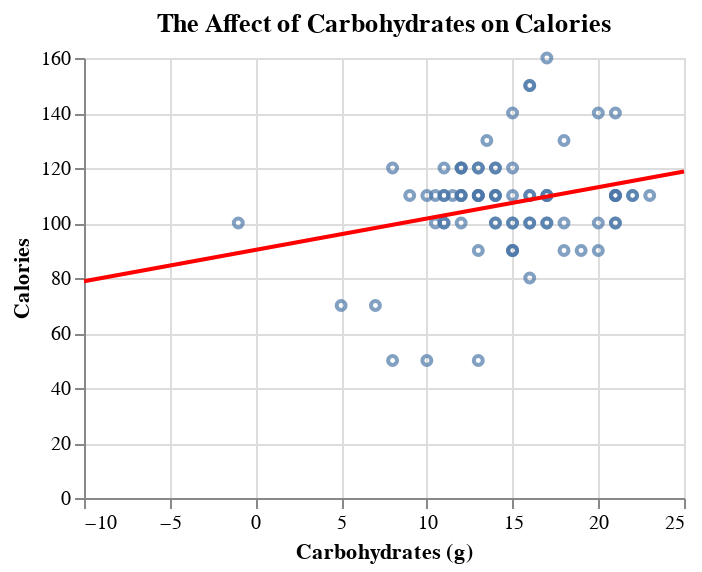

Notebook source saved alongside this figure:
### Code cell
scatterPlot =alt.Chart(df).mark_point(size=20).encode(
    x=alt.X('carbo:Q', 
        sort=alt.EncodingSortField('carbo', order='descending'), 
        axis=alt.Axis(title='Carbohydrates (g)')
    ),
    y=alt.Y('calories:Q',
        sort=alt.EncodingSortField('calories', order='descending'), 
        axis=alt.Axis(title='Calories')
    )
).properties(
    title='The Affect of Carbohydrates on Calories',
    width=300,
    height=220
)

scatterPlot + scatterPlot.transform_regression('carbo', 'calories', 
    extent=[-10,25] ,
    method="linear"
).mark_line(color="red")

### Figure 1 — Vega-Lite specification as saved in the notebook (floating-point values rounded to 4 significant figures)
{"config": {"view": {"continuousWidth": 400, "continuousHeight": 300}}, "layer": [{"mark": {"type": "point", "size": 20}, "encoding": {"x": {"type": "quantitative", "axis": {"title": "Carbohydrates (g)"}, "field": "carbo", "sort": {"field": "carbo", "order": "descending"}}, "y": {"type": "quantitative", "axis": {"title": "Calories"}, "field": "calories", "sort": {"field": "calories", "order": "descending"}}}, "height": 220, "title": "The Affect of Carbohydrates on Calories", "width": 300}, {"mark": {"type": "line", "color": "red"}, "encoding": {"x": {"type": "quantitative", "axis": {"title": "Carbohydrates (g)"}, "field": "carbo", "sort": {"field": "carbo", "order": "descending"}}, "y": {"type": "quantitative", "axis": {"title": "Calories"}, "field": "calories", "sort": {"field": "calories", "order": "descending"}}}, "height": 220, "title": "The Affect of Carbohydrates on Calories", "transform": [{"on": "carbo", "regression": "calories", "extent": [-10, 25], "method": "linear"}], "width": 300}], "data": {"name": "data-f195c8b4dc1a99bb498cec4e06f6385f"}, "$schema": "https://vega.github.io/schema/vega-lite/v4.8.1.json", "datasets": {"data-f195c8b4dc1a99bb498cec4e06f6385f": [{"name": "100% Bran", "mfr": "N", "type": "C", "calories": "70", "protein": "4", "fat": "1", "sodium": "130", "fiber": "10", "carbo": "5", "sugars": "6", "potass": "280", "vitamins": "25", "shelf": "3", "weight": "1", "cups": "0.33", "rating": "68.402973"}, {"name": "100% Natural Bran", "mfr": "Q", "type": "C", "calories": "120", "protein": "3", "fat": "5", "sodium": "15", "fiber": "2", "carbo": "8", "sugars": "8", "potass": "135", "vitamins": "0", "shelf": "3", "weight": "1", "cups": "1", "rating": "33.983679"}, {"name": "All-Bran", "mfr": "K", "type": "C", "calories": "70", "protein": "4", "fat": "1", "sodium": "260", "fiber": "9", "carbo": "7", "sugars": "5", "potass": "320", "vitamins": "25", "shelf": "3", "weight": "1", "cups": "0.33", "rating": "59.425505"}, {"name": "All-Bran with Extra Fiber", "mfr": "K", "type": "C", "calories": "50", "protein": "4", "fat": "0", "sodium": "140", "fiber": "14", "carbo": "8", "sugars": "0", "potass": "330", "vitamins": "25", "shelf": "3", "weight": "1", "cups": "0.5", "rating": "93.704912"}, {"name": "Almond Delight", "mfr": "R", "type": "C", "calories": "110", "protein": "2", "fat": "2", "sodium": "200", "fiber": "1", "carbo": "14", "sugars": "8", "potass": "-1", "vitamins": "25", "shelf": "3", "weight": "1", "cups": "0.75", "rating": "34.384843"}, {"name": "Apple Cinnamon Cheerios", "mfr": "G", "type": "C", "calories": "110", "protein": "2", "fat": "2", "sodium": "180", "fiber": "1.5", "carbo": "10.5", "sugars": "10", "potass": "70", "vitamins": "25", "shelf": "1", "weight": "1", "cups": "0.75", "rating": "29.509541"}, {"name": "Apple Jacks", "mfr": "K", "type": "C", "calories": "110", "protein": "2", "fat": "0", "sodium": "125", "fiber": "1", "carbo": "11", "sugars": "14", "potass": "30", "vitamins": "25", "shelf": "2", "weight": "1", "cups": "1", "rating": "33.174094"}, {"name": "Basic 4", "mfr": "G", "type": "C", "calories": "130", "protein": "3", "fat": "2", "sodium": "210", "fiber": "2", "carbo": "18", "sugars": "8", "potass": "100", "vitamins": "25", "shelf": "3", "weight": "1.33", "cups": "0.75", "rating": "37.038562"}, {"name": "Bran Chex", "mfr": "R", "type": "C", "calories": "90", "protein": "2", "fat": "1", "sodium": "200", "fiber": "4", "carbo": "15", "sugars": "6", "potass": "125", "vitamins": "25", "shelf": "1", "weight": "1", "cups": "0.67", "rating": "49.120253"}, {"name": "Bran Flakes", "mfr": "P", "type": "C", "calories": "90", "protein": "3", "fat": "0", "sodium": "210", "fiber": "5", "carbo": "13", "sugars": "5", "potass": "190", "vitamins": "25", "shelf": "3", "weight": "1", "cups": "0.67", "rating": "53.313813"}, {"name": "Cap'n'Crunch", "mfr": "Q", "type": "C", "calories": "120", "protein": "1", "fat": "2", "sodium": "220", "fiber": "0", "carbo": "12", "sugars": "12", "potass": "35", "vitamins": "25", "shelf": "2", "weight": "1", "cups": "0.75", "rating": "18.042851"}, {"name": "Cheerios", "mfr": "G", "type": "C", "calories": "110", "protein": "6", "fat": "2", "sodium": "290", "fiber": "2", "carbo": "17", "sugars": "1", "potass": "105", "vitamins": "25", "shelf": "1", "weight": "1", "cups": "1.25", "rating": "50.764999"}, {"name": "Cinnamon Toast Crunch", "mfr": "G", "type": "C", "calories": "120", "protein": "1", "fat": "3", "sodium": "210", "fiber": "0", "carbo": "13", "sugars": "9", "potass": "45", "vitamins": "25", "shelf": "2", "weight": "1", "cups": "0.75", "rating": "19.823573"}, {"name": "Clusters", "mfr": "G", "type": "C", "calories": "110", "protein": "3", "fat": "2", "sodium": "140", "fiber": "2", "carbo": "13", "sugars": "7", "potass": "105", "vitamins": "25", "shelf": "3", "weight": "1", "cups": "0.5", "rating": "40.400208"}, {"name": "Cocoa Puffs", "mfr": "G", "type": "C", "calories": "110", "protein": "1", "fat": "1", "sodium": "180", "fiber": "0", "carbo": "12", "sugars": "13", "potass": "55", "vitamins": "25", "shelf": "2", "weight": "1", "cups": "1", "rating": "22.736446"}, {"name": "Corn Chex", "mfr": "R", "type": "C", "calories": "110", "protein": "2", "fat": "0", "sodium": "280", "fiber": "0", "carbo": "22", "sugars": "3", "potass": "25", "vitamins": "25", "shelf": "1", "weight": "1", "cups": "1", "rating": "41.445019"}, {"name": "Corn Flakes", "mfr": "K", "type": "C", "calories": "100", "protein": "2", "fat": "0", "sodium": "290", "fiber": "1", "carbo": "21", "sugars": "2", "potass": "35", "vitamins": "25", "shelf": "1", "weight": "1", "cups": "1", "rating": "45.863324"}, {"name": "Corn Pops", "mfr": "K", "type": "C", "calories": "110", "protein": "1", "fat": "0", "sodium": "90", "fiber": "1", "carbo": "13", "sugars": "12", "potass": "20", "vitamins": "25", "shelf": "2", "weight": "1", "cups": "1", "rating": "35.782791"}, {"name": "Count Chocula", "mfr": "G", "type": "C", "calories": "110", "protein": "1", "fat": "1", "sodium": "180", "fiber": "0", "carbo": "12", "sugars": "13", "potass": "65", "vitamins": "25", "shelf": "2", "weight": "1", "cups": "1", "rating": "22.396513"}, {"name": "Cracklin' Oat Bran", "mfr": "K", "type": "C", "calories": "110", "protein": "3", "fat": "3", "sodium": "140", "fiber": "4", "carbo": "10", "sugars": "7", "potass": "160", "vitamins": "25", "shelf": "3", "weight": "1", "cups": "0.5", "rating": "40.448772"}, {"name": "Cream of Wheat (Quick)", "mfr": "N", "type": "H", "calories": "100", "protein": "3", "fat": "0", "sodium": "80", "fiber": "1", "carbo": "21", "sugars": "0", "potass": "-1", "vitamins": "0", "shelf": "2", "weight": "1", "cups": "1", "rating": "64.533816"}, {"name": "Crispix", "mfr": "K", "type": "C", "calories": "110", "protein": "2", "fat": "0", "sodium": "220", "fiber": "1", "carbo": "21", "sugars": "3", "potass": "30", "vitamins": "25", "shelf": "3", "weight": "1", "cups": "1", "rating": "46.895644"}, {"name": "Crispy Wheat & Raisins", "mfr": "G", "type": "C", "calories": "100", "protein": "2", "fat": "1", "sodium": "140", "fiber": "2", "carbo": "11", "sugars": "10", "potass": "120", "vitamins": "25", "shelf": "3", "weight": "1", "cups": "0.75", "rating": "36.176196"}, {"name": "Double Chex", "mfr": "R", "type": "C", "calories": "100", "protein": "2", "fat": "0", "sodium": "190", "fiber": "1", "carbo": "18", "sugars": "5", "potass": "80", "vitamins": "25", "shelf": "3", "weight": "1", "cups": "0.75", "rating": "44.330856"}, {"name": "Froot Loops", "mfr": "K", "type": "C", "calories": "110", "protein": "2", "fat": "1", "sodium": "125", "fiber": "1", "carbo": "11", "sugars": "13", "potass": "30", "vitamins": "25", "shelf": "2", "weight": "1", "cups": "1", "rating": "32.207582"}, {"name": "Frosted Flakes", "mfr": "K", "type": "C", "calories": "110", "protein": "1", "fat": "0", "sodium": "200", "fiber": "1", "carbo": "14", "sugars": "11", "potass": "25", "vitamins": "25", "shelf": "1", "weight": "1", "cups": "0.75", "rating": "31.435973"}, {"name": "Frosted Mini-Wheats", "mfr": "K", "type": "C", "calories": "100", "protein": "3", "fat": "0", "sodium": "0", "fiber": "3", "carbo": "14", "sugars": "7", "potass": "100", "vitamins": "25", "shelf": "2", "weight": "1", "cups": "0.8", "rating": "58.345141"}, {"name": "Fruit & Fibre Dates; Walnuts; and Oats", "mfr": "P", "type": "C", "calories": "120", "protein": "3", "fat": "2", "sodium": "160", "fiber": "5", "carbo": "12", "sugars": "10", "potass": "200", "vitamins": "25", "shelf": "3", "weight": "1.25", "cups": "0.67", "rating": "40.917047"}, {"name": "Fruitful Bran", "mfr": "K", "type": "C", "calories": "120", "protein": "3", "fat": "0", "sodium": "240", "fiber": "5", "carbo": "14", "sugars": "12", "potass": "190", "vitamins": "25", "shelf": "3", "weight": "1.33", "cups": "0.67", "rating": "41.015492"}, {"name": "Fruity Pebbles", "mfr": "P", "type": "C", "calories": "110", "protein": "1", "fat": "1", "sodium": "135", "fiber": "0", "carbo": "13", "sugars": "12", "potass": "25", "vitamins": "25", "shelf": "2", "weight": "1", "cups": "0.75", "rating": "28.025765"}, {"name": "Golden Crisp", "mfr": "P", "type": "C", "calories": "100", "protein": "2", "fat": "0", "sodium": "45", "fiber": "0", "carbo": "11", "sugars": "15", "potass": "40", "vitamins": "25", "shelf": "1", "weight": "1", "cups": "0.88", "rating": "35.252444"}, {"name": "Golden Grahams", "mfr": "G", "type": "C", "calories": "110", "protein": "1", "fat": "1", "sodium": "280", "fiber": "0", "carbo": "15", "sugars": "9", "potass": "45", "vitamins": "25", "shelf": "2", "weight": "1", "cups": "0.75", "rating": "23.804043"}, {"name": "Grape Nuts Flakes", "mfr": "P", "type": "C", "calories": "100", "protein": "3", "fat": "1", "sodium": "140", "fiber": "3", "carbo": "15", "sugars": "5", "potass": "85", "vitamins": "25", "shelf": "3", "weight": "1", "cups": "0.88", "rating": "52.076897"}, {"name": "Grape-Nuts", "mfr": "P", "type": "C", "calories": "110", "protein": "3", "fat": "0", "sodium": "170", "fiber": "3", "carbo": "17", "sugars": "3", "potass": "90", "vitamins": "25", "shelf": "3", "weight": "1", "cups": "0.25", "rating": "53.371007"}, {"name": "Great Grains Pecan", "mfr": "P", "type": "C", "calories": "120", "protein": "3", "fat": "3", "sodium": "75", "fiber": "3", "carbo": "13", "sugars": "4", "potass": "100", "vitamins": "25", "shelf": "3", "weight": "1", "cups": "0.33", "rating": "45.811716"}, {"name": "Honey Graham Ohs", "mfr": "Q", "type": "C", "calories": "120", "protein": "1", "fat": "2", "sodium": "220", "fiber": "1", "carbo": "12", "sugars": "11", "potass": "45", "vitamins": "25", "shelf": "2", "weight": "1", "cups": "1", "rating": "21.871292"}, {"name": "Honey Nut Cheerios", "mfr": "G", "type": "C", "calories": "110", "protein": "3", "fat": "1", "sodium": "250", "fiber": "1.5", "carbo": "11.5", "sugars": "10", "potass": "90", "vitamins": "25", "shelf": "1", "weight": "1", "cups": "0.75", "rating": "31.072217"}, {"name": "Honey-comb", "mfr": "P", "type": "C", "calories": "110", "protein": "1", "fat": "0", "sodium": "180", "fiber": "0", "carbo": "14", "sugars": "11", "potass": "35", "vitamins": "25", "shelf": "1", "weight": "1", "cups": "1.33", "rating": "28.742414"}, {"name": "Just Right Crunchy  Nuggets", "mfr": "K", "type": "C", "calories": "110", "protein": "2", "fat": "1", "sodium": "170", "fiber": "1", "carbo": "17", "sugars": "6", "potass": "60", "vitamins": "100", "shelf": "3", "weight": "1", "cups": "1", "rating": "36.523683"}, {"name": "Just Right Fruit & Nut", "mfr": "K", "type": "C", "calories": "140", "protein": "3", "fat": "1", "sodium": "170", "fiber": "2", "carbo": "20", "sugars": "9", "potass": "95", "vitamins": "100", "shelf": "3", "weight": "1.3", "cups": "0.75", "rating": "36.471512"}, {"name": "Kix", "mfr": "G", "type": "C", "calories": "110", "protein": "2", "fat": "1", "sodium": "260", "fiber": "0", "carbo": "21", "sugars": "3", "potass": "40", "vitamins": "25", "shelf": "2", "weight": "1", "cups": "1.5", "rating": "39.241114"}, {"name": "Life", "mfr": "Q", "type": "C", "calories": "100", "protein": "4", "fat": "2", "sodium": "150", "fiber": "2", "carbo": "12", "sugars": "6", "potass": "95", "vitamins": "25", "shelf": "2", "weight": "1", "cups": "0.67", "rating": "45.328074"}, {"name": "Lucky Charms", "mfr": "G", "type": "C", "calories": "110", "protein": "2", "fat": "1", "sodium": "180", "fiber": "0", "carbo": "12", "sugars": "12", "potass": "55", "vitamins": "25", "shelf": "2", "weight": "1", "cups": "1", "rating": "26.734515"}, {"name": "Maypo", "mfr": "A", "type": "H", "calories": "100", "protein": "4", "fat": "1", "sodium": "0", "fiber": "0", "carbo": "16", "sugars": "3", "potass": "95", "vitamins": "25", "shelf": "2", "weight": "1", "cups": "1", "rating": "54.850917"}, {"name": "Muesli Raisins; Dates; & Almonds", "mfr": "R", "type": "C", "calories": "150", "protein": "4", "fat": "3", "sodium": "95", "fiber": "3", "carbo": "16", "sugars": "11", "potass": "170", "vitamins": "25", "shelf": "3", "weight": "1", "cups": "1", "rating": "37.136863"}, {"name": "Muesli Raisins; Peaches; & Pecans", "mfr": "R", "type": "C", "calories": "150", "protein": "4", "fat": "3", "sodium": "150", "fiber": "3", "carbo": "16", "sugars": "11", "potass": "170", "vitamins": "25", "shelf": "3", "weight": "1", "cups": "1", "rating": "34.139765"}, {"name": "Mueslix Crispy Blend", "mfr": "K", "type": "C", "calories": "160", "protein": "3", "fat": "2", "sodium": "150", "fiber": "3", "carbo": "17", "sugars": "13", "potass": "160", "vitamins": "25", "shelf": "3", "weight": "1.5", "cups": "0.67", "rating": "30.313351"}, {"name": "Multi-Grain Cheerios", "mfr": "G", "type": "C", "calories": "100", "protein": "2", "fat": "1", "sodium": "220", "fiber": "2", "carbo": "15", "sugars": "6", "potass": "90", "vitamins": "25", "shelf": "1", "weight": "1", "cups": "1", "rating": "40.105965"}, {"name": "Nut&Honey Crunch", "mfr": "K", "type": "C", "calories": "120", "protein": "2", "fat": "1", "sodium": "190", "fiber": "0", "carbo": "15", "sugars": "9", "potass": "40", "vitamins": "25", "shelf": "2", "weight": "1", "cups": "0.67", "rating": "29.924285"}, {"name": "Nutri-Grain Almond-Raisin", "mfr": "K", "type": "C", "calories": "140", "protein": "3", "fat": "2", "sodium": "220", "fiber": "3", "carbo": "21", "sugars": "7", "potass": "130", "vitamins": "25", "shelf": "3", "weight": "1.33", "cups": "0.67", "rating": "40.692320"}, {"name": "Nutri-grain Wheat", "mfr": "K", "type": "C", "calories": "90", "protein": "3", "fat": "0", "sodium": "170", "fiber": "3", "carbo": "18", "sugars": "2", "potass": "90", "vitamins": "25", "shelf": "3", "weight": "1", "cups": "1", "rating": "59.642837"}, {"name": "Oatmeal Raisin Crisp", "mfr": "G", "type": "C", "calories": "130", "protein": "3", "fat": "2", "sodium": "170", "fiber": "1.5", "carbo": "13.5", "sugars": "10", "potass": "120", "vitamins": "25", "shelf": "3", "weight": "1.25", "cups": "0.5", "rating": "30.450843"}, {"name": "Post Nat. Raisin Bran", "mfr": "P", "type": "C", "calories": "120", "protein": "3", "fat": "1", "sodium": "200", "fiber": "6", "carbo": "11", "sugars": "14", "potass": "260", "vitamins": "25", "shelf": "3", "weight": "1.33", "cups": "0.67", "rating": "37.840594"}, {"name": "Product 19", "mfr": "K", "type": "C", "calories": "100", "protein": "3", "fat": "0", "sodium": "320", "fiber": "1", "carbo": "20", "sugars": "3", "potass": "45", "vitamins": "100", "shelf": "3", "weight": "1", "cups": "1", "rating": "41.503540"}, {"name": "Puffed Rice", "mfr": "Q", "type": "C", "calories": "50", "protein": "1", "fat": "0", "sodium": "0", "fiber": "0", "carbo": "13", "sugars": "0", "potass": "15", "vitamins": "0", "shelf": "3", "weight": "0.5", "cups": "1", "rating": "60.756112"}, {"name": "Puffed Wheat", "mfr": "Q", "type": "C", "calories": "50", "protein": "2", "fat": "0", "sodium": "0", "fiber": "1", "carbo": "10", "sugars": "0", "potass": "50", "vitamins": "0", "shelf": "3", "weight": "0.5", "cups": "1", "rating": "63.005645"}, {"name": "Quaker Oat Squares", "mfr": "Q", "type": "C", "calories": "100", "protein": "4", "fat": "1", "sodium": "135", "fiber": "2", "carbo": "14", "sugars": "6", "potass": "110", "vitamins": "25", "shelf": "3", "weight": "1", "cups": "0.5", "rating": "49.511874"}, {"name": "Quaker Oatmeal", "mfr": "Q", "type": "H", "calories": "100", "protein": "5", "fat": "2", "sodium": "0", "fiber": "2.7", "carbo": "-1", "sugars": "-1", "potass": "110", "vitamins": "0", "shelf": "1", "weight": "1", "cups": "0.67", "rating": "50.828392"}, {"name": "Raisin Bran", "mfr": "K", "type": "C", "calories": "120", "protein": "3", "fat": "1", "sodium": "210", "fiber": "5", "carbo": "14", "sugars": "12", "potass": "240", "vitamins": "25", "shelf": "2", "weight": "1.33", "cups": "0.75", "rating": "39.259197"}, {"name": "Raisin Nut Bran", "mfr": "G", "type": "C", "calories": "100", "protein": "3", "fat": "2", "sodium": "140", "fiber": "2.5", "carbo": "10.5", "sugars": "8", "potass": "140", "vitamins": "25", "shelf": "3", "weight": "1", "cups": "0.5", "rating": "39.703400"}, {"name": "Raisin Squares", "mfr": "K", "type": "C", "calories": "90", "protein": "2", "fat": "0", "sodium": "0", "fiber": "2", "carbo": "15", "sugars": "6", "potass": "110", "vitamins": "25", "shelf": "3", "weight": "1", "cups": "0.5", "rating": "55.333142"}, {"name": "Rice Chex", "mfr": "R", "type": "C", "calories": "110", "protein": "1", "fat": "0", "sodium": "240", "fiber": "0", "carbo": "23", "sugars": "2", "potass": "30", "vitamins": "25", "shelf": "1", "weight": "1", "cups": "1.13", "rating": "41.998933"}, {"name": "Rice Krispies", "mfr": "K", "type": "C", "calories": "110", "protein": "2", "fat": "0", "sodium": "290", "fiber": "0", "carbo": "22", "sugars": "3", "potass": "35", "vitamins": "25", "shelf": "1", "weight": "1", "cups": "1", "rating": "40.560159"}, {"name": "Shredded Wheat", "mfr": "N", "type": "C", "calories": "80", "protein": "2", "fat": "0", "sodium": "0", "fiber": "3", "carbo": "16", "sugars": "0", "potass": "95", "vitamins": "0", "shelf": "1", "weight": "0.83", "cups": "1", "rating": "68.235885"}, {"name": "Shredded Wheat 'n'Bran", "mfr": "N", "type": "C", "calories": "90", "protein": "3", "fat": "0", "sodium": "0", "fiber": "4", "carbo": "19", "sugars": "0", "potass": "140", "vitamins": "0", "shelf": "1", "weight": "1", "cups": "0.67", "rating": "74.472949"}, {"name": "Shredded Wheat spoon size", "mfr": "N", "type": "C", "calories": "90", "protein": "3", "fat": "0", "sodium": "0", "fiber": "3", "carbo": "20", "sugars": "0", "potass": "120", "vitamins": "0", "shelf": "1", "weight": "1", "cups": "0.67", "rating": "72.801787"}, {"name": "Smacks", "mfr": "K", "type": "C", "calories": "110", "protein": "2", "fat": "1", "sodium": "70", "fiber": "1", "carbo": "9", "sugars": "15", "potass": "40", "vitamins": "25", "shelf": "2", "weight": "1", "cups": "0.75", "rating": "31.230054"}, {"name": "Special K", "mfr": "K", "type": "C", "calories": "110", "protein": "6", "fat": "0", "sodium": "230", "fiber": "1", "carbo": "16", "sugars": "3", "potass": "55", "vitamins": "25", "shelf": "1", "weight": "1", "cups": "1", "rating": "53.131324"}, {"name": "Strawberry Fruit Wheats", "mfr": "N", "type": "C", "calories": "90", "protein": "2", "fat": "0", "sodium": "15", "fiber": "3", "carbo": "15", "sugars": "5", "potass": "90", "vitamins": "25", "shelf": "2", "weight": "1", "cups": "1", "rating": "59.363993"}, {"name": "Total Corn Flakes", "mfr": "G", "type": "C", "calories": "110", "protein": "2", "fat": "1", "sodium": "200", "fiber": "0", "carbo": "21", "sugars": "3", "potass": "35", "vitamins": "100", "shelf": "3", "weight": "1", "cups": "1", "rating": "38.839746"}, {"name": "Total Raisin Bran", "mfr": "G", "type": "C", "calories": "140", "protein": "3", "fat": "1", "sodium": "190", "fiber": "4", "carbo": "15", "sugars": "14", "potass": "230", "vitamins": "100", "shelf": "3", "weight": "1.5", "cups": "1", "rating": "28.592785"}, {"name": "Total Whole Grain", "mfr": "G", "type": "C", "calories": "100", "protein": "3", "fat": "1", "sodium": "200", "fiber": "3", "carbo": "16", "sugars": "3", "potass": "110", "vitamins": "100", "shelf": "3", "weight": "1", "cups": "1", "rating": "46.658844"}, {"name": "Triples", "mfr": "G", "type": "C", "calories": "110", "protein": "2", "fat": "1", "sodium": "250", "fiber": "0", "carbo": "21", "sugars": "3", "potass": "60", "vitamins": "25", "shelf": "3", "weight": "1", "cups": "0.75", "rating": "39.106174"}, {"name": "Trix", "mfr": "G", "type": "C", "calories": "110", "protein": "1", "fat": "1", "sodium": "140", "fiber": "0", "carbo": "13", "sugars": "12", "potass": "25", "vitamins": "25", "shelf": "2", "weight": "1", "cups": "1", "rating": "27.753301"}, {"name": "Wheat Chex", "mfr": "R", "type": "C", "calories": "100", "protein": "3", "fat": "1", "sodium": "230", "fiber": "3", "carbo": "17", "sugars": "3", "potass": "115", "vitamins": "25", "shelf": "1", "weight": "1", "cups": "0.67", "rating": "49.787445"}, {"name": "Wheaties", "mfr": "G", "type": "C", "calories": "100", "protein": "3", "fat": "1", "sodium": "200", "fiber": "3", "carbo": "17", "sugars": "3", "potass": "110", "vitamins": "25", "shelf": "1", "weight": "1", "cups": "1", "rating": "51.592193"}, {"name": "Wheaties Honey Gold", "mfr": "G", "type": "C", "calories": "110", "protein": "2", "fat": "1", "sodium": "200", "fiber": "1", "carbo": "16", "sugars": "8", "potass": "60", "vitamins": "25", "shelf": "1", "weight": "1", "cups": "0.75", "rating": "36.187559"}]}}
